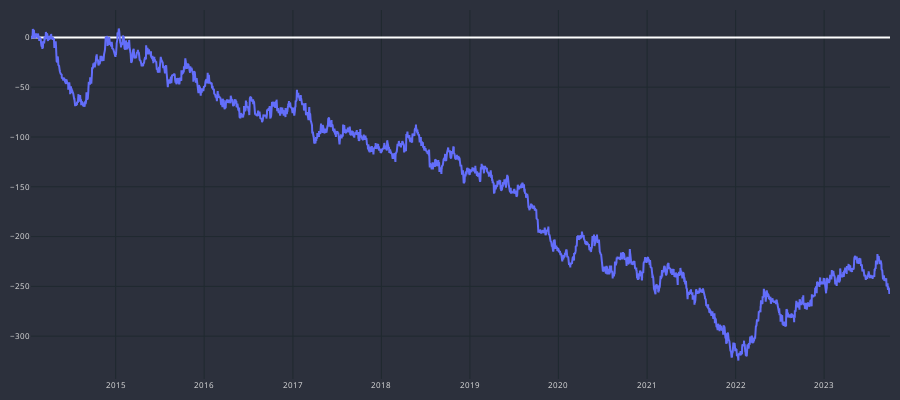

Notebook cell for this chart:
### Code cell
fig = go.Figure()

fig.add_trace(go.Scatter(
    x=df_trades_best.end_time,
    y=df_trades_best['CUM_RES'],
    line=dict(width=2)
))

fig.update_yaxes(
    gridcolor="#1f292f"
)
fig.update_xaxes(
    gridcolor="#1f292f"
)

fig.update_layout(
    margin=dict(l=10, r=10, b=10, t=10),
    paper_bgcolor="#2c303c",
    plot_bgcolor="#2c303c",
    font=dict(size=8, color="#e1e1e1"),
    height=400
)

fig.show()

### Figure 1 — Plotly figure (JSON) as saved in the notebook; plotly's stock layout.template omitted (floating-point values rounded to 4 significant figures; data arrays with more than 128 entries replaced by an {"elided": "..."} marker saying what was removed)
{"data": [{"line": {"width": 2}, "type": "scatter", "x": {"elided": "7214 str values"}, "y": {"elided": "7214 float values"}}], "layout": {"font": {"color": "#e1e1e1", "size": 8}, "height": 400, "margin": {"b": 10, "l": 10, "r": 10, "t": 10}, "paper_bgcolor": "#2c303c", "plot_bgcolor": "#2c303c", "xaxis": {"gridcolor": "#1f292f"}, "yaxis": {"gridcolor": "#1f292f"}}}
